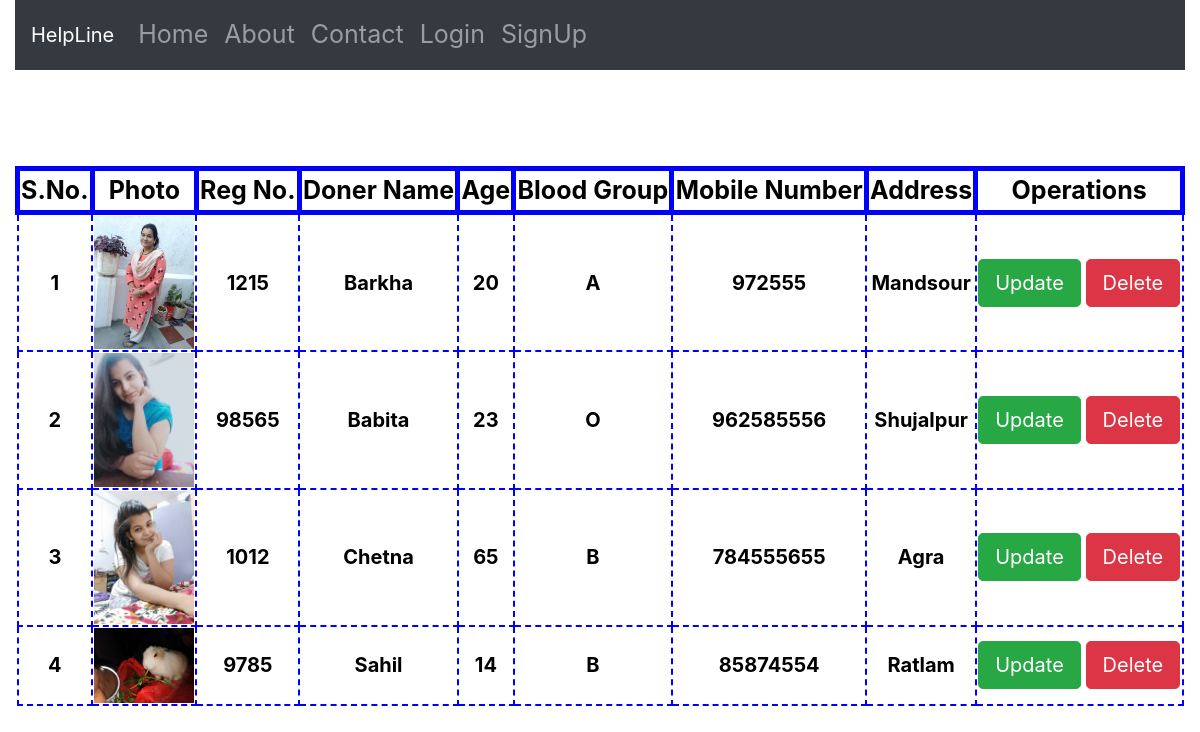
Screenshot of /acceptorurl/ with the database file from the repository.
### app1/models.py (models this page shows)
class Acceptor(models.Model):
    blood_group=(('A','A'),('B','B'),('AB','AB'),('O','O'))
    name=models.CharField(max_length=225)
    age=models.IntegerField()
    mobile=models.IntegerField()
    bloodgroup=models.CharField(max_length=2,choices=blood_group)
    address=models.CharField(max_length=225)
    regno = models.IntegerField()
    photo=models.ImageField(upload_to='upload/AcceptorImg/')

### app1/views.py (the view)
# urls.py: path('acceptorurl/',views.AcceptorInfo,name="acceptortab"),
def AcceptorInfo(request):
    acceptors=Acceptor.objects.all()
    return render(request,'app1/acceptor_info.html',{'acceptors':acceptors})

### templates/app1/acceptor_info.html (shortened to what this page needs)
{%extends 'app1/index.html'%}
{%load static%}
{%block content%}
<div class="container-fluid">
<table class="table-hover">
{% if acceptors %}
   <tr>
  <th>S.No.</th><th>Photo</th><th>Reg No.</th><th>Doner Name</th><th>Age</th><th>Blood Group</th><th>Mobile Number</th><th>Address</th><th>Operations</th>
   </tr>
   {%for i in acceptors %}
   <tr>
     <td>{{forloop.counter}}</td>
     <td><img src="{{i.photo.url}}" alt="" width="100"></td>    <td>{{i.regno}}</td>
     <td>{{i.name}}</td>
     <td>{{i.age}}</td>
     <td>{{i.bloodgroup}}</td>   <td>{{i.mobile}}</td>  <td>{{i.address}}</td>
    <td><a href="/acceptorupdateurl/{{i.id}}" class="btn btn-success btn-lg">Update</a>      <a href="/acceptordeleteurl/{{i.id}}" class="btn btn-danger btn-lg">Delete</a></td>
   </tr><br>
   {%endfor%}
   {%else%}
   No record found
</table>
{%endif%}
</div>
{%endblock%}

### templates/app1/acceptor_info.html (style rules this page uses)
table { width: 100%; height: 100%; color:black; text-align: center; }
th { font-size: 25px; border: 5px solid blue; }
td { font-weight: bold; font-size:20px; border: 2px dashed blue; color:navy blue; }

### rows the page displays
Acceptor: photo (picture), regno "1215", name "Barkha", age "20", bloodgroup "A", mobile "972555", address "Mandsour"
Acceptor: photo (picture), regno "98565", name "Babita", age "23", bloodgroup "O", mobile "962585556", address "Shujalpur"
Acceptor: photo (picture), regno "1012", name "Chetna", age "65", bloodgroup "B", mobile "784555655", address "Agra"
Acceptor: photo (picture), regno "9785", name "Sahil", age "14", bloodgroup "B", mobile "85874554", address "Ratlam"
